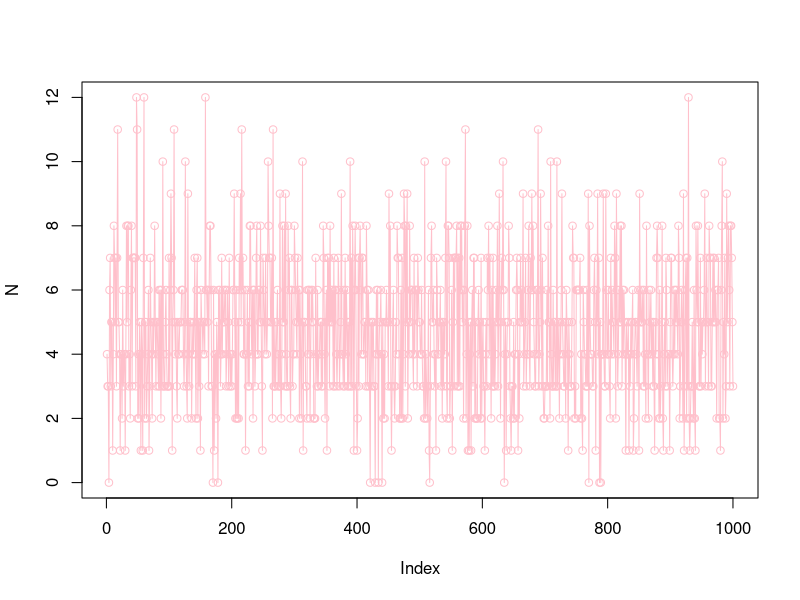
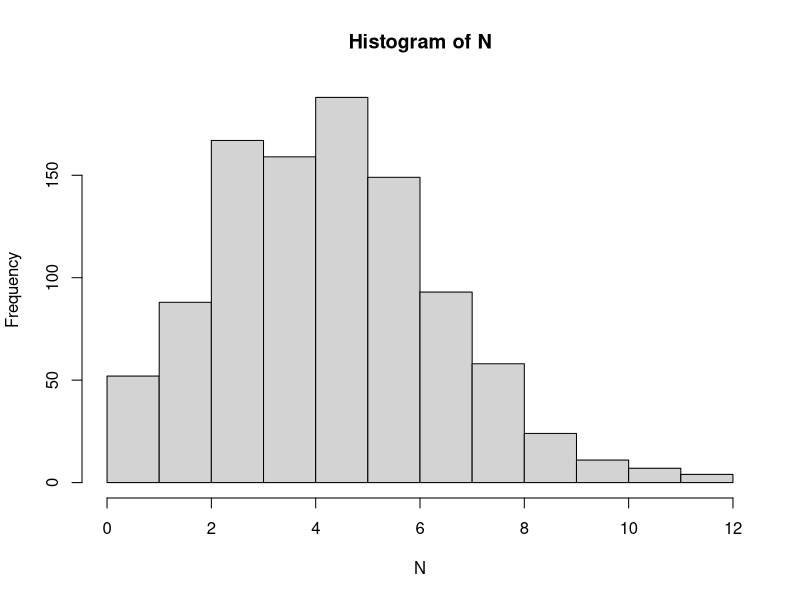
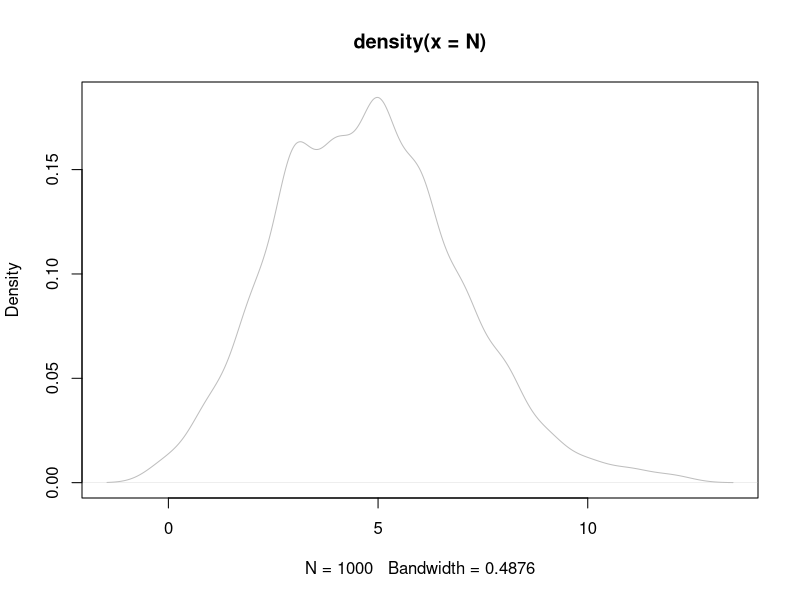
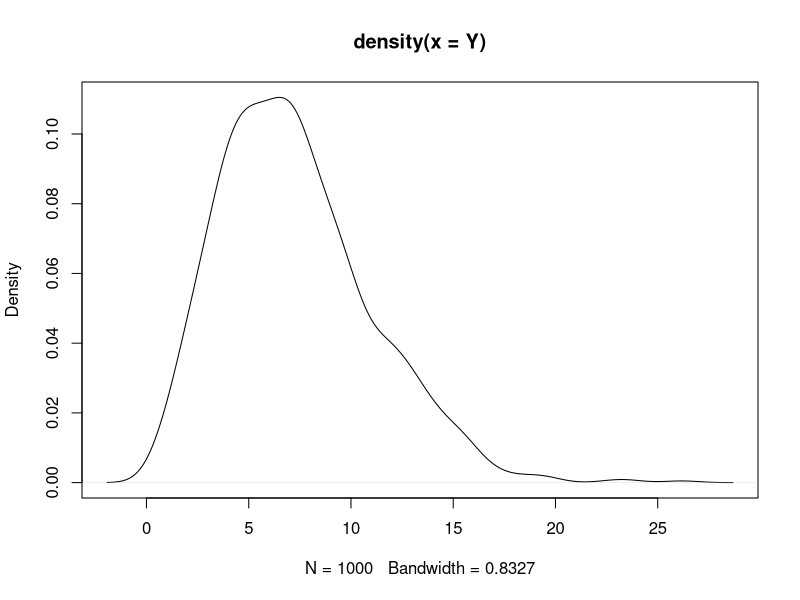

Recreate these plots in R, in order.
## ---- chunk 1
N<-0
for(i in 1:1000){
t<-0
I<-0
while(t<=5){
    u<-runif(1)
    t<-t-log(u)
    if(t<=5){
    u1<-runif(1)
    if(u1<=(t^.5 +exp(-t)*sin(2* pi* t))) I<-I+1            
     }
     }
N[i]<-I
}
plot(N,type = "o", col = "pink")
hist(N)
mean(N)
plot(density(N),col = "grey")

#kernel estimate
Y<-0
for (i in 1:1000){
N<-rpois(1,7.4536)
X<-rexp(N,1)
Y[i]<-sum(X)
}
mean(Y)
sp=spline(Y,n=1000)
plot(density(Y))



